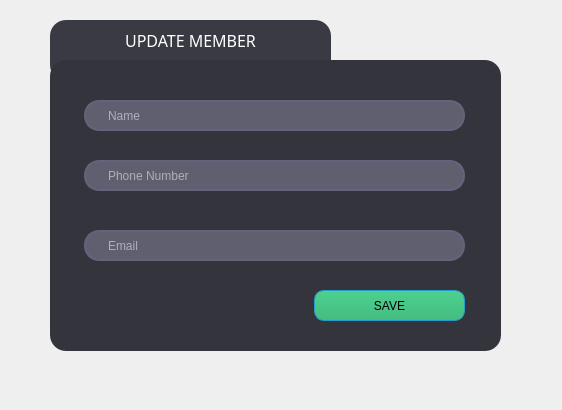
<?xml version="1.0" encoding="UTF-8"?>
<ui version="4.0">
 <class>updatemember</class>
 <widget class="QDialog" name="updatemember">
  <property name="geometry">
   <rect>
    <x>0</x>
    <y>0</y>
    <width>562</width>
    <height>410</height>
   </rect>
  </property>
  <property name="windowTitle">
   <string>Dialog</string>
  </property>
  <widget class="QFrame" name="AddMemberFormFrame">
   <property name="geometry">
    <rect>
     <x>50</x>
     <y>60</y>
     <width>451</width>
     <height>291</height>
    </rect>
   </property>
   <property name="styleSheet">
    <string notr="true">background-color: rgb(52, 52, 61);
border-radius: 16px;</string>
   </property>
   <property name="frameShape">
    <enum>QFrame::StyledPanel</enum>
   </property>
   <property name="frameShadow">
    <enum>QFrame::Raised</enum>
   </property>
   <widget class="QLineEdit" name="lbluMemberName">
    <property name="geometry">
     <rect>
      <x>34</x>
      <y>40</y>
      <width>381</width>
      <height>31</height>
     </rect>
    </property>
    <property name="styleSheet">
     <string notr="true">QLineEdit{
border: 2px solid rgb(96, 101, 124);
border-radius: 15px;
color: rgb(255, 255, 255);
font: 12pt &quot;Century Gothic&quot;;
padding-left:20px;
padding-right: 20px;
background-color: rgb(95, 95, 112);
}


QLineEdit::hover{
border: 2px solid rgb(43, 153, 213);
}

QLineEdit::focus{
border: 2px solid rgb(170, 255, 255);
background-color:rgb(43,45,56);
}</string>
    </property>
    <property name="placeholderText">
     <string>Name</string>
    </property>
   </widget>
   <widget class="QLineEdit" name="lbluMemberNumber">
    <property name="geometry">
     <rect>
      <x>34</x>
      <y>100</y>
      <width>381</width>
      <height>31</height>
     </rect>
    </property>
    <property name="styleSheet">
     <string notr="true">QLineEdit{
border: 2px solid rgb(96, 101, 124);
border-radius: 15px;
color: rgb(255, 255, 255);
font: 12pt &quot;Century Gothic&quot;;
padding-left:20px;
padding-right: 20px;
background-color: rgb(95, 95, 112);
}


QLineEdit::hover{
border: 2px solid rgb(43, 153, 213);
}

QLineEdit::focus{
border: 2px solid rgb(170, 255, 255);
background-color:rgb(43,45,56);
}</string>
    </property>
    <property name="placeholderText">
     <string>Phone Number</string>
    </property>
   </widget>
   <widget class="QLineEdit" name="lbluMemberEmail">
    <property name="geometry">
     <rect>
      <x>34</x>
      <y>170</y>
      <width>381</width>
      <height>31</height>
     </rect>
    </property>
    <property name="styleSheet">
     <string notr="true">QLineEdit{
border: 2px solid rgb(96, 101, 124);
border-radius: 15px;
color: rgb(255, 255, 255);
font: 12pt &quot;Century Gothic&quot;;
padding-left:20px;
padding-right: 20px;
background-color: rgb(95, 95, 112);
}


QLineEdit::hover{
border: 2px solid rgb(43, 153, 213);
}

QLineEdit::focus{
border: 2px solid rgb(170, 255, 255);
background-color:rgb(43,45,56);
}</string>
    </property>
    <property name="placeholderText">
     <string>Email</string>
    </property>
   </widget>
   <widget class="QPushButton" name="btnsaveupdatemember">
    <property name="geometry">
     <rect>
      <x>264</x>
      <y>230</y>
      <width>151</width>
      <height>31</height>
     </rect>
    </property>
    <property name="styleSheet">
     <string notr="true">/*-----QPushButton-----*/
QPushButton
{
background-color: qlineargradient(spread:pad, x1:0, y1:1, x2:0, y2:0, stop:0 rgba(68, 188, 128, 255), stop:1 rgba(76, 209, 143, 255));
color: black;
font: 8pt &quot;Century Gothic&quot;;
min-width: 80px;
border-style: solid;
border-width: 1px;
border-radius: 10px;
border-color: rgb(38, 156, 200);
padding: 5px;}

QPushButton::flat
{
background-color: transparent;
border: none;
color: #fff;}

QPushButton::disabled
{
background-color: rgb(131, 165, 174);
color: black;
border-color: black;}

QPushButton::hover
{
background-color: qlineargradient(spread:pad, x1:0, y1:1, x2:0, y2:0, stop:0 rgba(54, 149, 101, 255), stop:1 rgba(64, 175, 119, 255));
border: 1px solid rgb(41, 170, 182);}</string>
    </property>
    <property name="text">
     <string>SAVE</string>
    </property>
   </widget>
  </widget>
  <widget class="QFrame" name="addBookTabFrame">
   <property name="geometry">
    <rect>
     <x>50</x>
     <y>20</y>
     <width>281</width>
     <height>61</height>
    </rect>
   </property>
   <property name="styleSheet">
    <string notr="true">background-color: rgb(58, 58, 68);
border-radius: 16px;</string>
   </property>
   <property name="frameShape">
    <enum>QFrame::StyledPanel</enum>
   </property>
   <property name="frameShadow">
    <enum>QFrame::Raised</enum>
   </property>
   <widget class="QLabel" name="addBookTtle">
    <property name="geometry">
     <rect>
      <x>10</x>
      <y>10</y>
      <width>261</width>
      <height>21</height>
     </rect>
    </property>
    <property name="font">
     <font>
      <family>Century Gothic</family>
      <pointsize>12</pointsize>
      <weight>9</weight>
      <italic>false</italic>
      <bold>false</bold>
     </font>
    </property>
    <property name="styleSheet">
     <string notr="true">color: rgb(255, 255, 255);
font: 75 12pt &quot;Century Gothic&quot;;</string>
    </property>
    <property name="text">
     <string>UPDATE MEMBER</string>
    </property>
    <property name="alignment">
     <set>Qt::AlignCenter</set>
    </property>
   </widget>
  </widget>
  <zorder>addBookTabFrame</zorder>
  <zorder>AddMemberFormFrame</zorder>
 </widget>
 <resources/>
 <connections/>
</ui>
